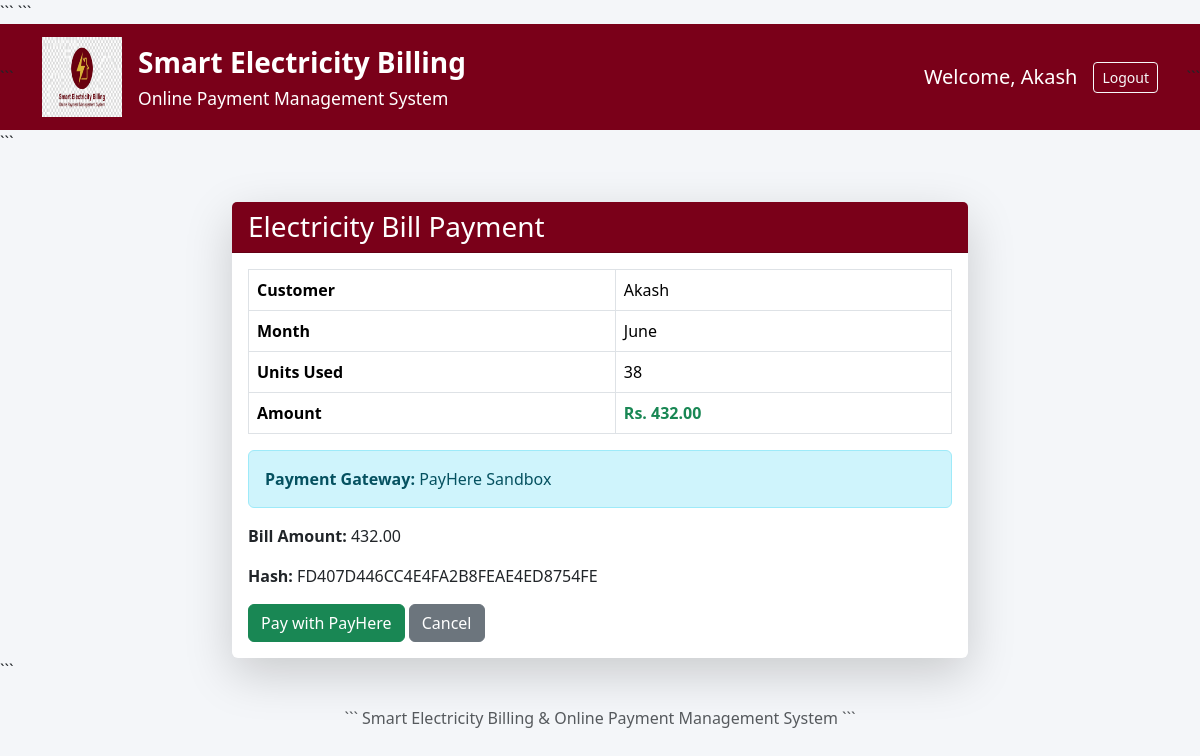
Page /pay/11/ (signed in) on the committed database.
### billing/models.py (models this page shows, shortened)
class Bill(models.Model):
    user = models.ForeignKey(User, on_delete=models.CASCADE)
    meter_reading = models.ForeignKey(MeterReading, on_delete=models.CASCADE)
    total_amount = models.DecimalField(max_digits=10, decimal_places=2)
    bill_status = models.CharField(max_length=20, default='Unpaid')
    created_at = models.DateTimeField(auto_now_add=True)

class MeterReading(models.Model):
    user = models.ForeignKey(User, on_delete=models.CASCADE)
    month = models.CharField(max_length=20)
    previous_reading = models.IntegerField()
    current_reading = models.IntegerField()
    units_used = models.IntegerField()
    meter_image = models.ImageField(upload_to='meter_images/', blank=True, null=True)
    reading_date = models.DateField(auto_now_add=True)

### billing/views.py (the view)
@login_required
def make_payment(request, bill_id):
    bill = Bill.objects.get(
        id=bill_id,
        user=request.user
    )
    merchant_id = "1236737"
    merchant_secret = "MTM5OTkzMjk3NTQyNDYxNjk0ODcxNTk2MzI3Nzk2MjU4MTc3NjUzMg=="
    order_id = order_id = str(bill.id)
    amount = format(
        Decimal(bill.total_amount),
        ".2f"
    )
    currency = "LKR"
    hashed_secret = hashlib.md5(
        merchant_secret.encode()
    ).hexdigest().upper()
    hash_value = hashlib.md5(
        (
            merchant_id +
            order_id +
            amount +
            currency +
            hashed_secret
        ).encode()
    ).hexdigest().upper()
    print("Merchant ID:", merchant_id)
    print("Order ID:", order_id)
    print("Amount:", amount)
    print("Currency:", currency)
    print("Hash:", hash_value)
    print("Merchant Secret:", merchant_secret)
    print("Hashed Secret:", hashed_secret)
    print("Hash Value:", hash_value)
    return render(
        request,
        'billing/payment_page.html',
        {
            'bill': bill,
            'hash': hash_value,
            'order_id': order_id
        }
    )

### billing/templates/billing/payment_page.html (shortened to what this page needs)
{% extends 'billing/base.html' %}
{% block content %}
<div class="container mt-5">
    <div class="row justify-content-center">
        <div class="col-md-8">
            <div class="card shadow-lg border-0">
                <div class="card-header text-white"
                     style="background:#7A0019;">
                    <h3 class="mb-0">
                        Electricity Bill Payment
                    </h3>
                </div>
                <div class="card-body">
                    <table class="table table-bordered">
                        <tr>
                            <th>Customer</th>
                            <td>{{ bill.user.username }}</td>
                        </tr>
                        <tr>
                            <th>Month</th>
                            <td>{{ bill.meter_reading.month }}</td>
                        </tr>
                        <tr>
                            <th>Units Used</th>
                            <td>{{ bill.meter_reading.units_used }}</td>
                        </tr>
                        <tr>
                            <th>Amount</th>
                            <td>
                                <strong class="text-success">
                                    Rs. {{ bill.total_amount }}
                                </strong>
                            </td>
                        </tr>
                    </table>
                    <div class="alert alert-info">
                        <strong>Payment Gateway:</strong>
                        PayHere Sandbox
                    </div>
                    <p><strong>Bill Amount:</strong> {{ bill.total_amount }}</p>
<p><strong>Hash:</strong> {{ hash }}</p>
<form method="post"
      action="https://sandbox.payhere.lk/pay/checkout">
                        <button
                            type="submit"
                            class="btn btn-success">
                            Pay with PayHere
                        </button>
                        <a href="{% url 'bill_detail' bill.id %}"
                           class="btn btn-secondary">
                            Cancel
                        </a>
                    </form>
                </div>
            </div>
        </div>
    </div>
</div>
{% endblock %}

### billing/templates/billing/base.html (shortened to what this page needs)
{% load static %}
<!DOCTYPE html>
<html lang="en">
<head>
<link href="https://cdn.jsdelivr.net/npm/bootstrap@5.3.3/dist/css/bootstrap.min.css"
      rel="stylesheet">
<link rel="stylesheet"
      href="https://cdn.jsdelivr.net/npm/bootstrap-icons@1.11.3/font/bootstrap-icons.min.css">
```
</head>
<body style="background:#f4f6f9;">
<nav class="navbar navbar-expand-lg navbar-dark"
     style="background:#7A0019;">
<div class="container">
    <a class="navbar-brand d-flex align-items-center"
       href="/">
        <img src="{% static 'images/logo.png' %}"
             width="80"
             height="80"
             class="me-3">
        <div>
            <div class="fw-bold fs-3">
                Smart Electricity Billing
            </div>
            <small class="text-white">
                Online Payment Management System
            </small>
        </div>
    </a>
   {% if user.is_authenticated %}
<div class="d-flex align-items-center">
    <span class="text-white fs-5 me-3">
        Welcome, {{ user.username }}
    </span>
    <form method="post"
          action="{% url 'logout' %}">
        <button type="submit"
                class="btn btn-outline-light btn-sm">
            Logout
        </button>
    </form>
</div>
{% endif %}
</div>
```
</nav>
<div class="container-fluid p-0">
```
{% block content %}
{% endblock %}
```
</div>
<footer class="text-center text-muted py-4">
```
Smart Electricity Billing & Online Payment Management System
```
</footer>
</body>
</html>

### rows in the picture
Bill: user.username "Akash", meter_reading.month "June", meter_reading.units_used "38", total_amount "432.00"

### other values in the picture
{{ user.username }} "Akash"
{{ hash }} "FD407D446CC4E4FA2B8FEAE4ED8754FE"
